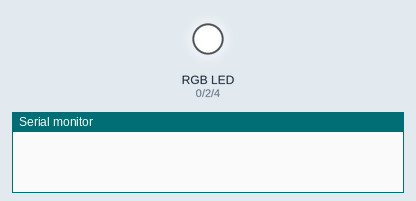
This sketch was run on a simulated ESP32. Shown: an RGB LED mixed from three pins (HIGH = lit), the last lines printed to the serial monitor.

Above: at 0.1 s.
At 37.4 s:
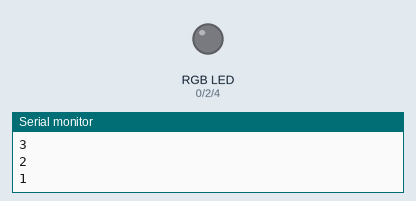
Timing chart, 0 to 40.0 s (numbered marks = the images above):
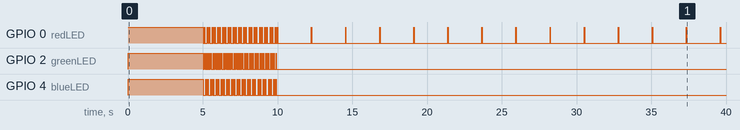

The sketch:

Chapter9_advanced.ino
```cpp
// Limit to only 1 of the 2 cores to ease the learning of FreeRTOS
#if CONFIG_FREERTOS_UNICORE
static const BaseType_t app_cpu = 0;
#else
static const BaseType_t app_cpu = 1;
#endif

// Following along with the class, this will make a simple blink sketch using the HW interrupts
static const uint32_t timer_frequency = 10000000; // 10MHz Timer
static const uint64_t timer_interval = 1000000; // Count to 1,000,000 (100ms)
static const TickType_t startup_delay = 5000;
static const TickType_t task_delay = 2000;

// Define the LED pins
static const int redLED = 0;
static const int greenLED = 2;
static const int blueLED = 4;

// Define the HW Timer
static hw_timer_t *timer = NULL;
static volatile int isr_counter; // 'volatile' indicates that this variable can be modified outside of the currently running task
static int isr_counter_stored;
static portMUX_TYPE spinlock = portMUX_INITIALIZER_UNLOCKED; // Causes a core accessing this Mutex to loop forever until it is available

/******************************************************************************/
// Interrupt Service Routines

// Define the HW Timer ISR
// IRAM_ATTR - stores the task in instruction RAM
// Different memory type attributes are documented here:
// https://docs.espressif.com/projects/esp-idf/en/stable/esp32/api-guides/memory-types.html
void IRAM_ATTR onTimer() {

  // Espressif ISR Lock / Critical Section
  // Disables other interrupts for this core...
  // Rules:
  //  Do not call other API functions within a critical section
  portENTER_CRITICAL_ISR(&spinlock);
  isr_counter++;
  portEXIT_CRITICAL_ISR(&spinlock);

}

/******************************************************************************/
// Tasks
void rgbLEDDrive(int value, int ledDelay, bool symmetricDelay = true) {
  /*
    Drive the RGB LED in a gradient based on the input value
  */

  if(value%7 == 0) {
    // All On - white
    digitalWrite(redLED, HIGH);
    digitalWrite(greenLED, HIGH);
    digitalWrite(blueLED, HIGH);
    vTaskDelay(ledDelay / portTICK_PERIOD_MS);
  } else if(value%7 == 1) {
    // Red
    digitalWrite(redLED, HIGH);
    vTaskDelay(ledDelay / portTICK_PERIOD_MS);
  } else if(value%7 == 2) {
    // Red + Green = Yellow
    digitalWrite(redLED, HIGH);
    digitalWrite(greenLED, HIGH);
    vTaskDelay(ledDelay / portTICK_PERIOD_MS);
  } else if(value%7 == 3) {
    // Green
    digitalWrite(greenLED, HIGH);
    vTaskDelay(ledDelay / portTICK_PERIOD_MS);
  } else if(value%7 == 4) {
    // Green + Blue = Cyan
    digitalWrite(greenLED, HIGH);
    digitalWrite(blueLED, HIGH);
    vTaskDelay(ledDelay / portTICK_PERIOD_MS);
  } else if(value%7 == 5) {
    // Blue
    digitalWrite(blueLED, HIGH);
    vTaskDelay(ledDelay / portTICK_PERIOD_MS);
  } else if(value%7 == 6) {
    // Blue + Red = Magenta
    digitalWrite(blueLED, HIGH);
    digitalWrite(redLED, HIGH);
    vTaskDelay(ledDelay / portTICK_PERIOD_MS);
  }

  // Turn all LEDs off
  digitalWrite(redLED, LOW);
  digitalWrite(greenLED, LOW);
  digitalWrite(blueLED, LOW);
  if(symmetricDelay) {
    vTaskDelay(ledDelay / portTICK_PERIOD_MS);
  }
}

void startupSequence() {

  rgbLEDDrive(0, startup_delay, false);

  Serial.println();
  Serial.println("-------- Chapter 9 Advanced --------");

  // Toggle delay is only 25ms, giving a fun rainbow effect for 2.5 seconds...
  for(int thisFlash=0; thisFlash<100; thisFlash++) {
    rgbLEDDrive(thisFlash, 25);
  }
}

void printValue(void *parameter) {

  // Tasks must loop forever and never return...
  while(1) {

    // Only decrement if the value is greater than 0
    while(isr_counter > 0) {
      Serial.println(isr_counter);
      if(isr_counter != isr_counter_stored) {
        Serial.println(" -- Variable incremented outside task!");
      }

      portENTER_CRITICAL(&spinlock);
      isr_counter--;
      isr_counter_stored = isr_counter;
      portEXIT_CRITICAL(&spinlock);

      // Add a little delay to show how the ISR will increment the variable while we
      // are processing this loop...
      vTaskDelay(10 / portTICK_PERIOD_MS);
    }

    rgbLEDDrive(1, 25);

    // Wait a while for the ISR to increment the variable a few times
    vTaskDelay(task_delay / portTICK_PERIOD_MS);

  }

}

/******************************************************************************/
// Main Execution Point
void setup() {

  // Configure the Serial Terminal
  Serial.begin(250000);

  // Configure the LED pins
  pinMode(redLED, OUTPUT);
  pinMode(greenLED, OUTPUT);
  pinMode(blueLED, OUTPUT);

  // Run the Startup Sequence
  startupSequence();

  // Start the printing task...
  xTaskCreatePinnedToCore(
    printValue,
    "Print Value task",
    1024,
    NULL,
    1,
    NULL,
    app_cpu
  );

  // Start the ISR timer...
  timer = timerBegin(timer_frequency);
  timerAttachInterrupt(timer, &onTimer);
  timerAlarm(timer, timer_interval, true, 0);

  // Delete the setup and loop tasks
  vTaskDelete(NULL);
}

void loop() {
  // Nothing to do here, everything is handled in the ISR
}
```

Measured:
- by itself, GPIO 4 (blueLED): repeats every 0.35 s: LOW 0.18 s, 3 × (HIGH 0.03 s, LOW 0.03 s), HIGH 0.03 s, until it stays LOW from 9.9 s
- by itself, GPIO 2 (greenLED): repeats every 0.35 s: LOW 0.08 s, 2 × (HIGH 0.03 s, LOW 0.03 s), HIGH 0.03 s, LOW 0.13 s, HIGH 0.03 s, until it stays LOW from 9.9 s
